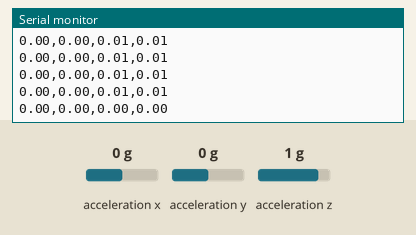
The sketch below on a simulated Arduino Nano 33 BLE. Shown: the last lines printed to the serial monitor. The inputs (shaded band) are chosen by the test bench; at power-on: acceleration x 0 g, acceleration y 0 g, acceleration z 1 g.

Above: at 1.2 s.
1.3 s: acceleration x set to -1.4 g
At 1.3 s:
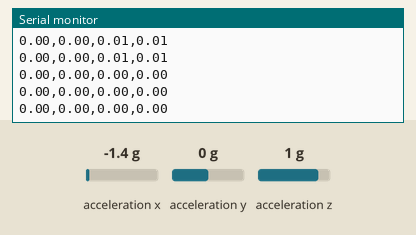
2.8 s: acceleration y set to -1.4 g
At 2.84 s:
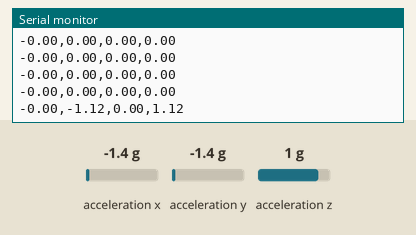
4.3 s: acceleration z set to -1.4 g
At 4.34 s:
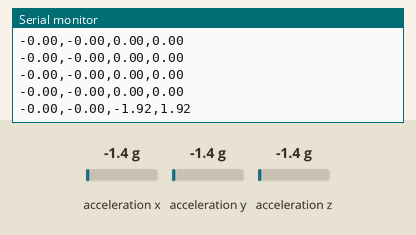
Timing chart, 0 to 7.3 s (numbered marks = the images above; inputs shaded):
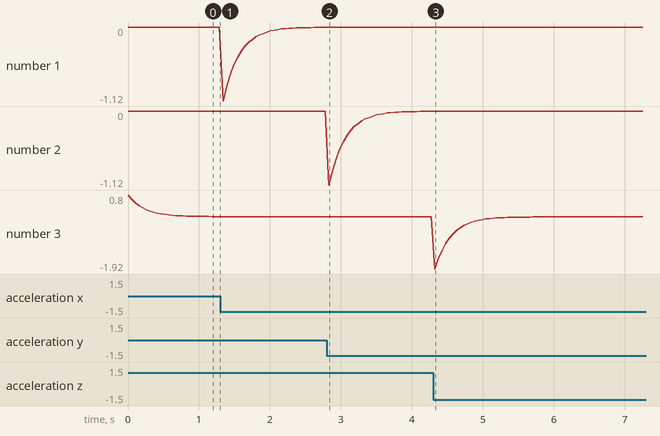

The sketch:

test.ino
```cpp
#include <Arduino_LSM9DS1.h>

// --- 1. 全局变量：用于存储重力分量 ---
float gravityX = 0, gravityY = 0, gravityZ = 0;

// 滤波系数 (0.0 < alpha < 1.0)
// 0.2 是个不错的平衡点。如果你觉得归零太慢，可以改大一点（比如 0.3）；
// 如果觉得归零后数值跳动太大，可以改小一点（比如 0.1）。
const float ALPHA = 0.2;

void setup() {
  Serial.begin(115200);
  while (!Serial); // 等待串口连接

  if (!IMU.begin()) {
    Serial.println("Failed to initialize IMU!");
    while (1);
  }

  // 打印表头
  // LinX/Y/Z = Linear Acceleration (线性加速度，即去重力后的加速度)
  // Activity = 动作幅度 (绝对值之和)
  Serial.println("LinX,LinY,LinZ,Activity");
}

void loop() {
  // 必须使用临时变量读取原始值
  float rawX, rawY, rawZ;

  if (IMU.accelerationAvailable()) {
    IMU.readAcceleration(rawX, rawY, rawZ);

    // --- 🌟 核心滤波逻辑开始 ---

    // 1. 低通滤波：更新当前的重力背景
    // 这行代码的意思是：重力 = 旧重力 * 0.8 + 新读数 * 0.2
    // 它会慢慢地“适应”当前的姿态
    gravityX = ALPHA * rawX + (1 - ALPHA) * gravityX;
    gravityY = ALPHA * rawY + (1 - ALPHA) * gravityY;
    gravityZ = ALPHA * rawZ + (1 - ALPHA) * gravityZ;

    // 2. 高通滤波：计算纯动作加速度
    // 原始读数 - 重力背景 = 你的手部动作
    float linX = rawX - gravityX;
    float linY = rawY - gravityY;
    float linZ = rawZ - gravityZ;

    // --- 核心滤波逻辑结束 ---

    // 计算用于触发阈值的 "动作幅度"
    float activity_sum = fabs(linX) + fabs(linY) + fabs(linZ);

    // --- 打印数据到串口绘图仪 ---
    Serial.print(linX);
    Serial.print(",");
    Serial.print(linY);
    Serial.print(",");
    Serial.print(linZ);
    Serial.print(",");
    Serial.println(activity_sum);
  }

  delay(50);
}
```

Measured:
- after the input at 2.8 s, the serial monitor: prints a new line at once (image 2)
- after the input at 4.3 s, the serial monitor: prints a new line at once (image 3)
